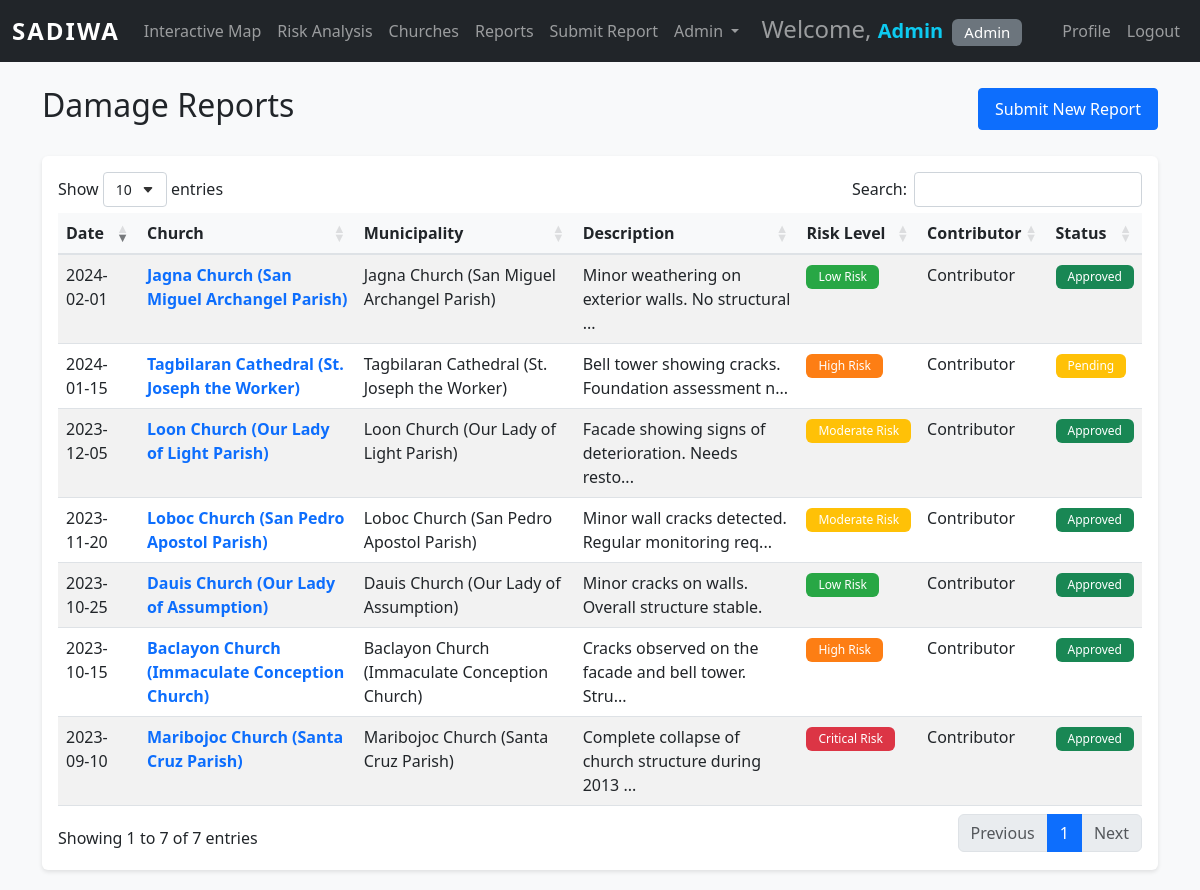
/reports.php (signed in), run on the app's committed database.
### tables this page shows
CREATE TABLE IF NOT EXISTS DamageReports (
    report_id INT AUTO_INCREMENT PRIMARY KEY,
    church_id INT NOT NULL,
    contributor_id INT NOT NULL,
    report_date DATE NOT NULL,
    damage_description TEXT NOT NULL,
    risk_level INT NOT NULL,
    image_path VARCHAR(255),
    status ENUM('Pending', 'Approved', 'Rejected') DEFAULT 'Pending',
    created_at TIMESTAMP DEFAULT CURRENT_TIMESTAMP,
    FOREIGN KEY (church_id) REFERENCES Churches(church_id) ON DELETE CASCADE,
    FOREIGN KEY (contributor_id) REFERENCES Users(user_id) ON DELETE CASCADE,
    FOREIGN KEY (risk_level) REFERENCES RiskLevels(risk_id)
);

CREATE TABLE IF NOT EXISTS Churches (
    church_id INT AUTO_INCREMENT PRIMARY KEY,
    name VARCHAR(255) NOT NULL,
    municipality VARCHAR(100) NOT NULL,
    latitude DECIMAL(10, 8) NOT NULL,
    longitude DECIMAL(11, 8) NOT NULL,
    year_built INT,
    architectural_style VARCHAR(100),
    created_at TIMESTAMP DEFAULT CURRENT_TIMESTAMP
);

CREATE TABLE IF NOT EXISTS RiskLevels (
    risk_id INT AUTO_INCREMENT PRIMARY KEY,
    level_name VARCHAR(50) NOT NULL,
    description TEXT,
    color_code VARCHAR(20)
);

CREATE TABLE IF NOT EXISTS Users (
    user_id INT AUTO_INCREMENT PRIMARY KEY,
    username VARCHAR(50) NOT NULL UNIQUE,
    password_hash VARCHAR(255) NOT NULL,
    role ENUM('Admin', 'Contributor', 'Viewer') NOT NULL DEFAULT 'Viewer',
    created_at TIMESTAMP DEFAULT CURRENT_TIMESTAMP
);

### session.php (called while the page is built, shortened)
<?php
function isLoggedIn() {
    return isset($_SESSION['user_id']) && isset($_SESSION['role']);
}
function hasRole($requiredRole) {
    $roles = ['Admin', 'Contributor', 'Viewer'];
    $userRoleIndex = array_search($_SESSION['role'], $roles);
    $requiredRoleIndex = array_search($requiredRole, $roles);
    return $userRoleIndex !== false && $userRoleIndex <= $requiredRoleIndex;
}
?>

### report.php (called while the page is built, shortened)
<?php
function getAllReports() {
    $conn = getDBConnection();
    $query = "
        SELECT
            dr.*,
            c.name as church_name,
            u.username as contributor_name,
            rl.level_name as risk_name,
            rl.color_code
        FROM DamageReports dr
        JOIN Churches c ON dr.church_id = c.church_id
        JOIN Users u ON dr.contributor_id = u.user_id
        JOIN RiskLevels rl ON dr.risk_level = rl.risk_id
        ORDER BY dr.report_date DESC
    ";
    $result = $conn->query($query);
    $reports = $result->fetch_all(MYSQLI_ASSOC);
    return $reports;
}
?>

### reports.php (the view, shortened to what this page needs)
<?php
require_once '../config/session.php';
require_once '../functions/report.php';
$reports = getAllReports();
?>
<!DOCTYPE html>
<html lang="en">
<head>
    <link href="https://cdn.jsdelivr.net/npm/bootstrap@5.3.0/dist/css/bootstrap.min.css" rel="stylesheet">
    <link rel="stylesheet" href="https://cdn.datatables.net/1.13.6/css/dataTables.bootstrap5.min.css">
    <link rel="stylesheet" href="../assets/css/style.css">
</head>
<body>
    <?php include 'includes/navbar.php'; ?>
    <div class="container mt-4">
        <div class="d-flex justify-content-between align-items-center mb-4">
            <h2>Damage Reports</h2>
            <?php if (hasRole('Contributor')): ?>
            <a href="submit_report.php" class="btn btn-primary">Submit New Report</a>
            <?php endif; ?>
        </div>
        <div class="card">
            <div class="card-body">
                <div class="table-responsive">
                    <table id="reportsTable" class="table table-striped table-hover">
                        <thead>
                            <tr>
                                <th>Date</th>
                                <th>Church</th>
                                <th>Municipality</th>
                                <th>Description</th>
                                <th>Risk Level</th>
                                <th>Contributor</th>
                                <th>Status</th>
                            </tr>
                        </thead>
                        <tbody>
                            <?php foreach ($reports as $report): ?>
                            <tr>
                                <td><?php echo htmlspecialchars($report['report_date']); ?></td>
                                <td>
                                    <a href="church_details.php?id=<?php echo $report['church_id']; ?>" class="church-link">
                                        <?php echo htmlspecialchars($report['church_name']); ?>
                                    </a>
                                </td>
                                <td><?php echo htmlspecialchars($report['church_name']); ?></td>
                                <td> <?php
                                $desc = $report['damage_description'];
                                if (strlen($desc) > 50) {
                                    echo htmlspecialchars(substr($desc, 0, 50)) . '...';
                                } else {
                                    echo htmlspecialchars($desc);
                                }
                                ?></td>
                                <td>
                                    <span class="badge" style="background-color: <?php echo htmlspecialchars($report['color_code']); ?>">
                                        <?php echo htmlspecialchars($report['risk_name']); ?>
                                    </span>
                                </td>
                                <td><?php echo htmlspecialchars($report['contributor_name']); ?></td>
                                <td>
                                    <?php
                                    $statusClass = $report['status'] === 'Approved' ? 'success' : ($report['status'] === 'Pending' ? 'warning' : 'danger');
                                    ?>
                                    <span class="badge bg-<?php echo $statusClass; ?>"><?php echo htmlspecialchars($report['status']); ?></span>
                                </td>
                            </tr>
                            <?php endforeach; ?>
                        </tbody>
                    </table>
                </div>
            </div>
        </div>
    </div>
</body>
</html>

### style.css (style rules this page uses)
body { font-family: 'Segoe UI', Tahoma, Geneva, Verdana, sans-serif; background-color: #f8f9fa; }
.card { border: none; box-shadow: 0 2px 4px rgba(0,0,0,0.1); margin-bottom: 20px; }
.table th { background-color: #f8f9fa; font-weight: 600; border-bottom: 2px solid #dee2e6; }
.btn { border-radius: 4px; padding: 8px 16px; }
.btn-primary { background-color: #0d6efd; border-color: #0d6efd; }
.badge { padding: 6px 12px; font-weight: 500; }
.table .church-link { color: #0d6efd !important; font-weight: 600; text-decoration: none !important; position: relative; transition: all 0.3s ease; }
.table .church-link::after { content: ''; position: absolute; width: 0%; height: 2px; left: 0; bottom: -2px; background-color: #0d6efd; transition: width 0.3s ease; }

### data on the page
damagereports: report_date "2024-02-01", church.name "Jagna Church (San Miguel Archangel Parish)", damage_description "Minor weathering on exterior walls. No structural", risk_level.level_name "Low Risk", contributor.username "Contributor", status "Approved"
damagereports: report_date "2024-01-15", church.name "Tagbilaran Cathedral (St. Joseph the Worker)", damage_description "Bell tower showing cracks. Foundation assessment n", risk_level.level_name "High Risk", contributor.username "Contributor", status "Pending"
damagereports: report_date "2023-12-05", church.name "Loon Church (Our Lady of Light Parish)", damage_description "Facade showing signs of deterioration. Needs resto", risk_level.level_name "Moderate Risk", contributor.username "Contributor", status "Approved"
damagereports: report_date "2023-11-20", church.name "Loboc Church (San Pedro Apostol Parish)", damage_description "Minor wall cracks detected. Regular monitoring req", risk_level.level_name "Moderate Risk", contributor.username "Contributor", status "Approved"
damagereports: report_date "2023-10-25", church.name "Dauis Church (Our Lady of Assumption)", damage_description "Minor cracks on walls. Overall structure stable.", risk_level.level_name "Low Risk", contributor.username "Contributor", status "Approved"
damagereports: report_date "2023-10-15", church.name "Baclayon Church (Immaculate Conception Church)", damage_description "Cracks observed on the facade and bell tower. Stru", risk_level.level_name "High Risk", contributor.username "Contributor", status "Approved"
damagereports: report_date "2023-09-10", church.name "Maribojoc Church (Santa Cruz Parish)", damage_description "Complete collapse of church structure during 2013", risk_level.level_name "Critical Risk", contributor.username "Contributor", status "Approved"

### other printed values
$_SESSION['username'] "Admin"
$_SESSION['role'] "Admin"
